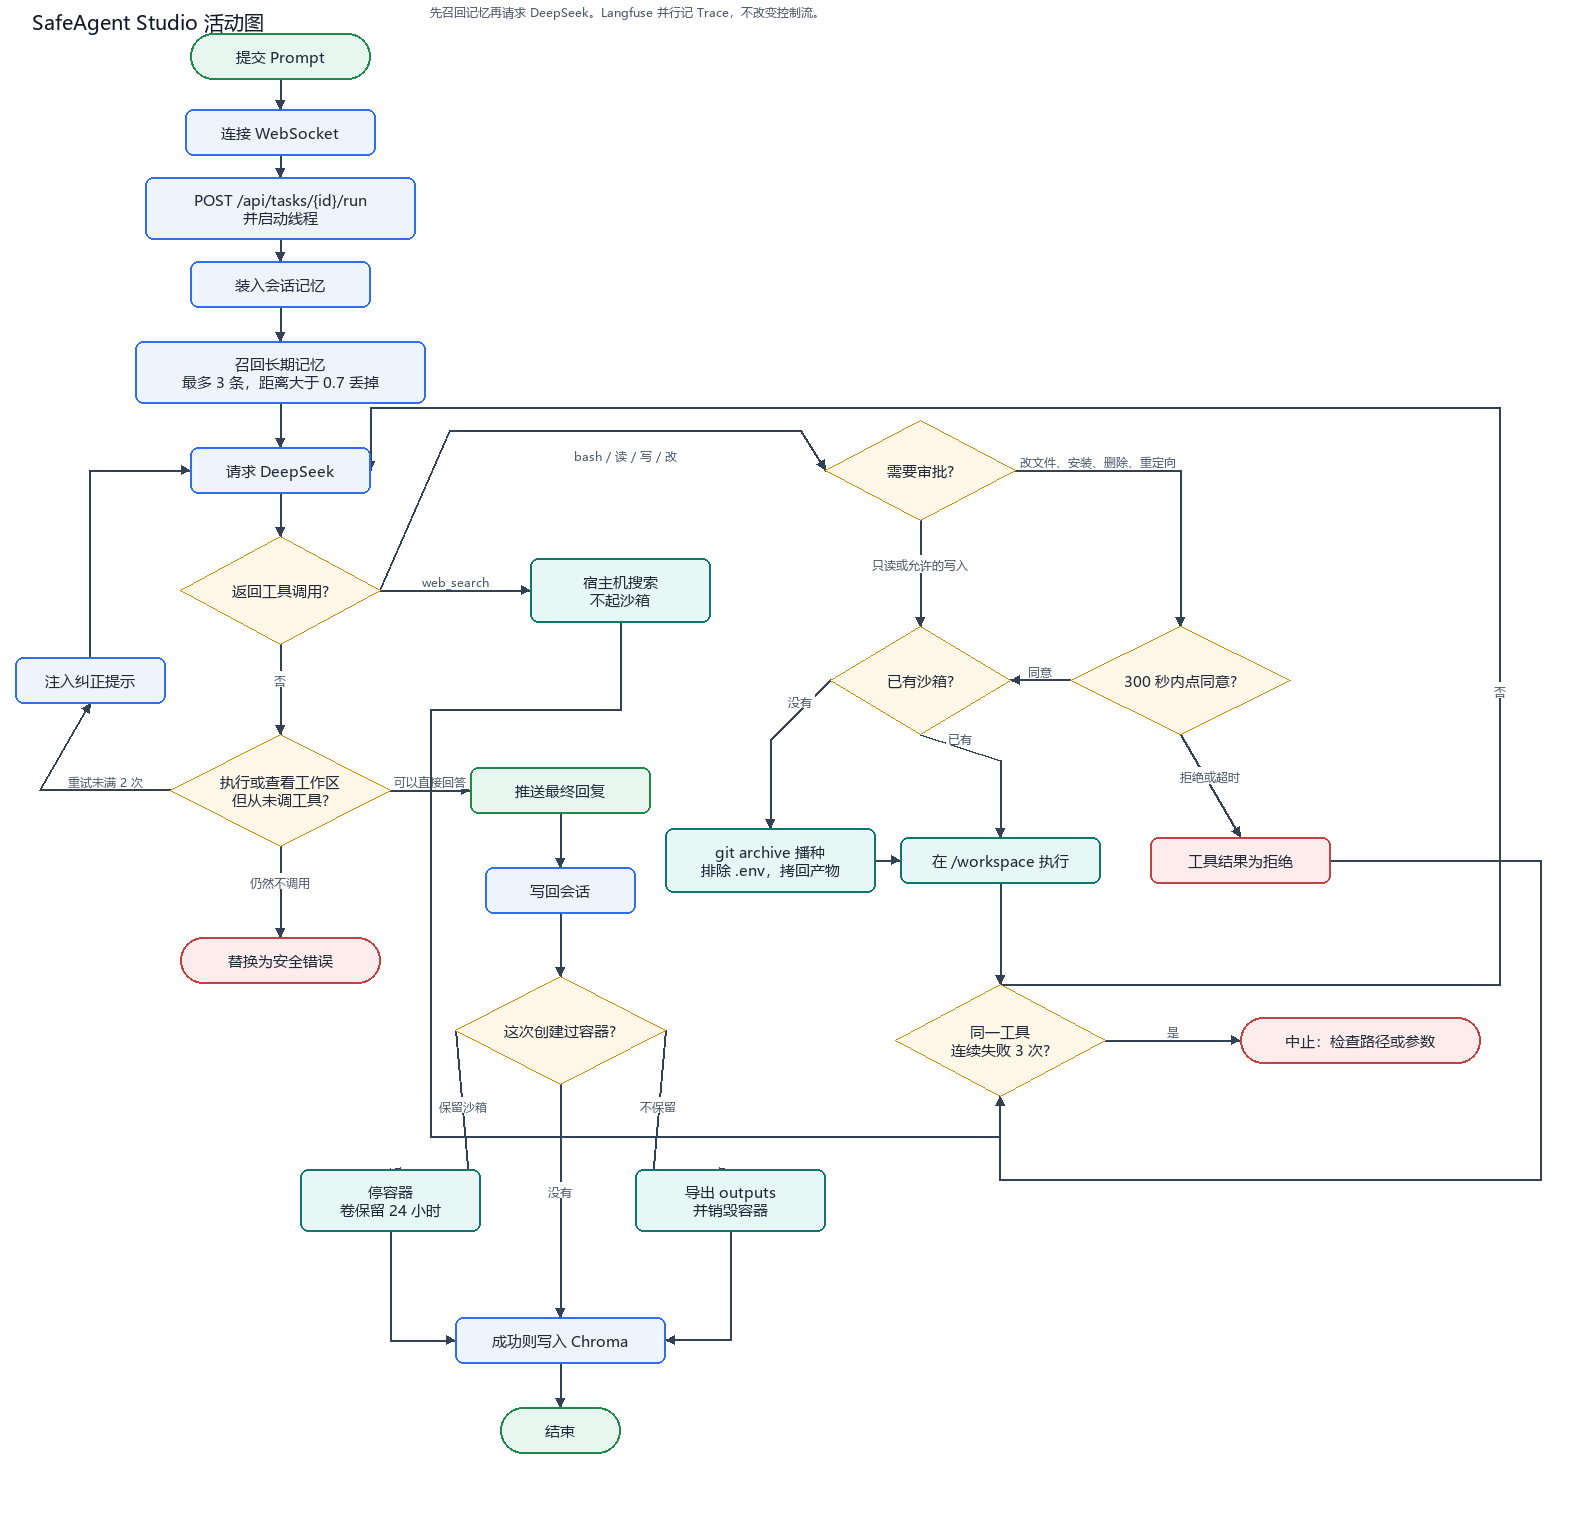

The script that saved this image:
#!/usr/bin/env python3
"""Draw the SafeAgent Studio task flow to activity_map.svg and activity_map.png.

The picture follows the activity diagram in README.md. Run from the repo root:

    python activity_map.py
"""

from __future__ import annotations

import math
from pathlib import Path

ROOT = Path(__file__).resolve().parent
SVG_PATH = ROOT / "activity_map.svg"
PNG_PATH = ROOT / "activity_map.png"
FONT = "Microsoft YaHei, SimHei, sans-serif"
FONT_FILE = Path(r"C:\Windows\Fonts\msyh.ttc")

# kind -> fill, stroke
COLORS = {
    "term": ("#E7F6EE", "#1F8A4C"),
    "bad": ("#FDECEC", "#C24141"),
    "step": ("#EEF4FC", "#2F6FED"),
    "ask": ("#FFF7E8", "#D48806"),
    "sand": ("#E7F7F6", "#0F766E"),
}


def _nodes():
    """id, kind, text, center x, center y, width, height."""
    return [
        ("start", "term", "提交 Prompt", 280, 56, 180, 46),
        ("ws", "step", "连接 WebSocket", 280, 132, 190, 46),
        ("run", "step", "POST /api/tasks/{id}/run\n并启动线程", 280, 208, 270, 62),
        ("session", "step", "装入会话记忆", 280, 284, 180, 46),
        ("recall", "step", "召回长期记忆\n最多 3 条，距离大于 0.7 丢掉", 280, 372, 290, 62),
        ("model", "step", "请求 DeepSeek", 280, 470, 180, 46),
        ("tool", "ask", "返回工具调用?", 280, 590, 200, 108),
        ("fake", "ask", "执行或查看工作区\n但从未调工具?", 280, 790, 220, 112),
        ("nudge", "step", "注入纠正提示", 90, 680, 150, 46),
        ("abort", "bad", "替换为安全错误", 280, 960, 200, 46),
        ("answer", "term", "推送最终回复", 560, 790, 180, 46),
        ("save", "step", "写回会话", 560, 890, 150, 46),
        ("box", "ask", "这次创建过容器?", 560, 1030, 210, 108),
        ("held", "sand", "停容器\n卷保留 24 小时", 390, 1200, 180, 62),
        ("gone", "sand", "导出 outputs\n并销毁容器", 730, 1200, 190, 62),
        ("mem", "step", "成功则写入 Chroma", 560, 1340, 210, 46),
        ("end", "term", "结束", 560, 1430, 120, 46),
        ("host", "sand", "宿主机搜索\n不起沙箱", 620, 590, 180, 64),
        ("risk", "ask", "需要审批?", 920, 470, 190, 100),
        ("hitl", "ask", "300 秒内点同意?", 1180, 680, 220, 108),
        ("denied", "bad", "工具结果为拒绝", 1240, 860, 180, 46),
        ("lane", "ask", "已有沙箱?", 920, 680, 180, 108),
        ("create", "sand", "git archive 播种\n排除 .env，拷回产物", 770, 860, 210, 64),
        ("exec", "sand", "在 /workspace 执行", 1000, 860, 200, 46),
        ("fuse", "ask", "同一工具\n连续失败 3 次?", 1000, 1040, 210, 112),
        ("stop", "bad", "中止：检查路径或参数", 1360, 1040, 240, 46),
    ]


def _edges():
    """src, dst, label, exit side, entry side, route.

    route is "straight" or a list of extra points the line must pass.
    """
    return [
        ("start", "ws", "", "bottom", "top", "straight"),
        ("ws", "run", "", "bottom", "top", "straight"),
        ("run", "session", "", "bottom", "top", "straight"),
        ("session", "recall", "", "bottom", "top", "straight"),
        ("recall", "model", "", "bottom", "top", "straight"),
        ("model", "tool", "", "bottom", "top", "straight"),
        ("tool", "fake", "否", "bottom", "top", "straight"),
        ("tool", "host", "web_search", "right", "left", "straight"),
        ("tool", "risk", "bash / 读 / 写 / 改", "right", "left", [(450, 430), (800, 430)]),
        ("fake", "nudge", "重试未满 2 次", "left", "bottom", [(40, 790)]),
        ("nudge", "model", "", "top", "left", [(90, 470)]),
        ("fake", "abort", "仍然不调用", "bottom", "top", "straight"),
        ("fake", "answer", "可以直接回答", "right", "left", "straight"),
        ("answer", "save", "", "bottom", "top", "straight"),
        ("save", "box", "", "bottom", "top", "straight"),
        ("box", "held", "保留沙箱", "left", "top", [(470, 1200)]),
        ("box", "gone", "不保留", "right", "top", [(650, 1200)]),
        ("box", "mem", "没有", "bottom", "top", "straight"),
        ("held", "mem", "", "bottom", "left", [(390, 1340)]),
        ("gone", "mem", "", "bottom", "right", [(730, 1340)]),
        ("mem", "end", "", "bottom", "top", "straight"),
        ("risk", "lane", "只读或允许的写入", "bottom", "top", "straight"),
        ("risk", "hitl", "改文件、安装、删除、重定向", "right", "top", [(1180, 470)]),
        ("hitl", "denied", "拒绝或超时", "bottom", "top", "straight"),
        ("hitl", "lane", "同意", "left", "right", "straight"),
        ("lane", "create", "没有", "left", "top", [(770, 740)]),
        ("lane", "exec", "已有", "bottom", "top", [(1000, 760)]),
        ("create", "exec", "", "right", "left", "straight"),
        ("host", "fuse", "", "bottom", "bottom", [(620, 710), (430, 710), (430, 1136), (1000, 1136)]),
        ("exec", "fuse", "", "bottom", "top", "straight"),
        ("denied", "fuse", "", "right", "bottom", [(1540, 860), (1540, 1180), (1000, 1180)]),
        ("fuse", "stop", "是", "right", "left", "straight"),
        ("fuse", "model", "否", "top", "right", [(1500, 984), (1500, 408), (370, 408)]),
    ]


def _side_point(node, side):
    _id, _kind, _text, cx, cy, w, h = node
    if side == "top":
        return cx, cy - h / 2
    if side == "bottom":
        return cx, cy + h / 2
    if side == "left":
        return cx - w / 2, cy
    return cx + w / 2, cy


def _escape(text: str) -> str:
    return (
        text.replace("&", "&amp;")
        .replace("<", "&lt;")
        .replace(">", "&gt;")
    )


def _shape(node) -> str:
    nid, kind, text, cx, cy, w, h = node
    fill, stroke = COLORS[kind]
    lines = text.split("\n")
    if kind == "ask":
        body = (
            f'<polygon points="{cx},{cy - h / 2} {cx + w / 2},{cy} {cx},{cy + h / 2} {cx - w / 2},{cy}" '
            f'fill="{fill}" stroke="{stroke}" stroke-width="1.6"/>'
        )
    elif kind in ("term", "bad") and nid in ("start", "end", "abort", "stop"):
        body = (
            f'<rect x="{cx - w / 2}" y="{cy - h / 2}" width="{w}" height="{h}" rx="{h / 2}" '
            f'fill="{fill}" stroke="{stroke}" stroke-width="1.6"/>'
        )
    else:
        body = (
            f'<rect x="{cx - w / 2}" y="{cy - h / 2}" width="{w}" height="{h}" rx="8" '
            f'fill="{fill}" stroke="{stroke}" stroke-width="1.6"/>'
        )
    start = cy - (len(lines) - 1) * 9
    tspans = []
    for index, line in enumerate(lines):
        tspans.append(
            f'<tspan x="{cx}" y="{start + index * 18}">{_escape(line)}</tspan>'
        )
    label = (
        f'<text text-anchor="middle" font-family="{FONT}" font-size="15" fill="#1F2937">'
        + "".join(tspans)
        + "</text>"
    )
    return body + label


# Which segment carries the label, and how far to shift it.
# Positive dy moves the text downward.
_LABEL = {
    ("tool", "risk"): (1, 18),
    ("fuse", "model"): (1, -12),
}


def _arrow(points, label: str, segment: int = 0, dy: float = -8) -> str:
    cleaned = [points[0]]
    for point in points[1:]:
        if abs(point[0] - cleaned[-1][0]) < 0.5 and abs(point[1] - cleaned[-1][1]) < 0.5:
            continue
        cleaned.append(point)
    if len(cleaned) < 2:
        return ""
    coords = " ".join(f"{x:.1f},{y:.1f}" for x, y in cleaned)
    x1, y1 = cleaned[-2]
    x2, y2 = cleaned[-1]
    angle = math.atan2(y2 - y1, x2 - x1)
    size = 8
    left = (
        x2 - size * math.cos(angle) + size * 0.55 * math.sin(angle),
        y2 - size * math.sin(angle) - size * 0.55 * math.cos(angle),
    )
    right = (
        x2 - size * math.cos(angle) - size * 0.55 * math.sin(angle),
        y2 - size * math.sin(angle) + size * 0.55 * math.cos(angle),
    )
    # Stop the shaft just before the arrow head so the line does not poke through.
    shaft_end = (
        x2 - size * 0.75 * math.cos(angle),
        y2 - size * 0.75 * math.sin(angle),
    )
    shaft = cleaned[:-1] + [shaft_end]
    shaft_coords = " ".join(f"{x:.1f},{y:.1f}" for x, y in shaft)
    parts = [
        f'<polyline points="{shaft_coords}" fill="none" stroke="#334155" stroke-width="1.4"/>',
        f'<polygon points="{x2:.1f},{y2:.1f} {left[0]:.1f},{left[1]:.1f} {right[0]:.1f},{right[1]:.1f}" fill="#334155"/>',
    ]
    if label:
        index = min(segment, len(cleaned) - 2)
        lx = (cleaned[index][0] + cleaned[index + 1][0]) / 2
        ly = (cleaned[index][1] + cleaned[index + 1][1]) / 2 + dy
        parts.append(
            f'<text x="{lx:.1f}" y="{ly:.1f}" text-anchor="middle" font-family="{FONT}" '
            f'font-size="12" fill="#475569">{_escape(label)}</text>'
        )
    return "".join(parts)


def build_svg() -> str:
    nodes = {item[0]: item for item in _nodes()}
    width, height = 1580, 1520
    chunks = [
        f'<svg xmlns="http://www.w3.org/2000/svg" width="{width}" height="{height}" viewBox="0 0 {width} {height}">',
        '<rect width="100%" height="100%" fill="#ffffff"/>',
        f'<text x="32" y="28" font-family="{FONT}" font-size="18" font-weight="700" fill="#111827">SafeAgent Studio 活动图</text>',
        f'<text x="430" y="26" font-family="{FONT}" font-size="13" fill="#475569">先召回记忆再请求 DeepSeek。Langfuse 并行记 Trace，不改变控制流。</text>',
    ]
    for src, dst, label, out_side, in_side, route in _edges():
        start = _side_point(nodes[src], out_side)
        end = _side_point(nodes[dst], in_side)
        if route == "straight":
            points = [start, end]
        else:
            points = [start, *route, end]
        segment, dy = _LABEL.get((src, dst), (0, -8))
        chunks.append(_arrow(points, label, segment, dy))
    for node in _nodes():
        chunks.append(_shape(node))
    chunks.append("</svg>")
    return "\n".join(chunks)


def _write_png(svg_text: str) -> bool:
    try:
        from PIL import Image, ImageDraw, ImageFont
    except ImportError:
        return False
    font = ImageFont.truetype(str(FONT_FILE), 15) if FONT_FILE.is_file() else ImageFont.load_default()
    small = ImageFont.truetype(str(FONT_FILE), 12) if FONT_FILE.is_file() else font
    title = ImageFont.truetype(str(FONT_FILE), 20) if FONT_FILE.is_file() else font
    image = Image.new("RGB", (1580, 1520), "white")
    draw = ImageDraw.Draw(image)
    draw.text((32, 8), "SafeAgent Studio 活动图", fill="#111827", font=title)
    draw.text((430, 4), "先召回记忆再请求 DeepSeek。Langfuse 并行记 Trace，不改变控制流。", fill="#475569", font=small)
    nodes = {item[0]: item for item in _nodes()}

    def line(points, label, segment=0, dy=-16):
        cleaned = [points[0]]
        for point in points[1:]:
            if abs(point[0] - cleaned[-1][0]) < 0.5 and abs(point[1] - cleaned[-1][1]) < 0.5:
                continue
            cleaned.append(point)
        if len(cleaned) < 2:
            return
        draw.line(cleaned, fill="#334155", width=2)
        x1, y1 = cleaned[-2]
        x2, y2 = cleaned[-1]
        angle = math.atan2(y2 - y1, x2 - x1)
        size = 9
        left = (
            x2 - size * math.cos(angle) + size * 0.55 * math.sin(angle),
            y2 - size * math.sin(angle) - size * 0.55 * math.cos(angle),
        )
        right = (
            x2 - size * math.cos(angle) - size * 0.55 * math.sin(angle),
            y2 - size * math.sin(angle) + size * 0.55 * math.cos(angle),
        )
        draw.polygon([(x2, y2), left, right], fill="#334155")
        if label:
            index = min(segment, len(cleaned) - 2)
            lx = (cleaned[index][0] + cleaned[index + 1][0]) / 2
            ly = (cleaned[index][1] + cleaned[index + 1][1]) / 2 + dy
            box = draw.textbbox((0, 0), label, font=small)
            tw, th = box[2] - box[0], box[3] - box[1]
            draw.rectangle((lx - tw / 2 - 2, ly - 2, lx + tw / 2 + 2, ly + th + 2), fill="white")
            draw.text((lx - tw / 2, ly), label, fill="#475569", font=small)

    for src, dst, label, out_side, in_side, route in _edges():
        start = _side_point(nodes[src], out_side)
        end = _side_point(nodes[dst], in_side)
        points = [start, end] if route == "straight" else [start, *route, end]
        segment, dy = _LABEL.get((src, dst), (0, -16))
        line(points, label, segment, dy)

    for nid, kind, text, cx, cy, w, h in _nodes():
        fill, stroke = COLORS[kind]
        box = [cx - w / 2, cy - h / 2, cx + w / 2, cy + h / 2]
        if kind == "ask":
            draw.polygon(
                [(cx, cy - h / 2), (cx + w / 2, cy), (cx, cy + h / 2), (cx - w / 2, cy)],
                fill=fill,
                outline=stroke,
            )
        elif nid in ("start", "end", "abort", "stop"):
            draw.rounded_rectangle(box, radius=h / 2, fill=fill, outline=stroke, width=2)
        else:
            draw.rounded_rectangle(box, radius=8, fill=fill, outline=stroke, width=2)
        lines = text.split("\n")
        total = len(lines) * 18
        top = cy - total / 2
        for index, row in enumerate(lines):
            bbox = draw.textbbox((0, 0), row, font=font)
            tw = bbox[2] - bbox[0]
            draw.text((cx - tw / 2, top + index * 18), row, fill="#1F2937", font=font)
    image.save(PNG_PATH, "PNG")
    return True


def main() -> None:
    svg_text = build_svg()
    SVG_PATH.write_text(svg_text, encoding="utf-8")
    wrote_png = _write_png(svg_text)
    print(SVG_PATH)
    if wrote_png:
        print(PNG_PATH)


if __name__ == "__main__":
    main()
